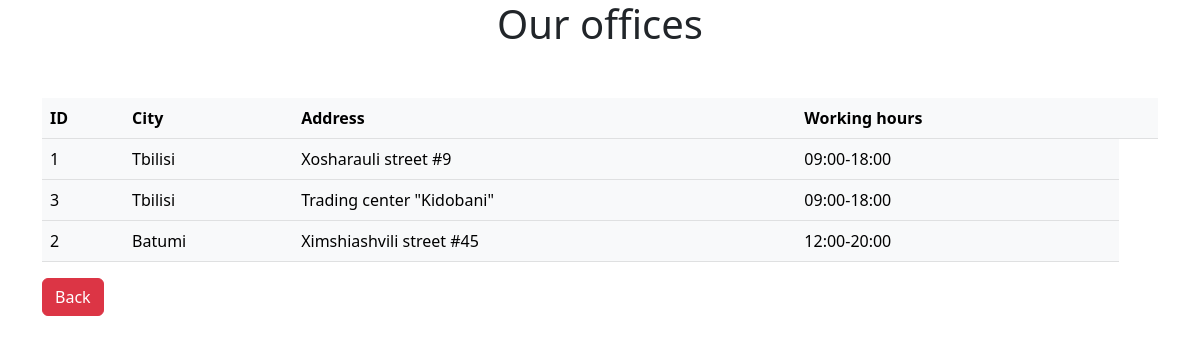
The app's page /viewoffices.php (signed in) with its own data.
### tables this page shows
CREATE TABLE `offices` (
  `id` int(10) NOT NULL,
  `city` varchar(100) DEFAULT NULL,
  `address` varchar(200) DEFAULT NULL,
  `working_hours` varchar(100) DEFAULT NULL
);

### viewoffices.php (the view, shortened to what this page needs)
<!DOCTYPE html>
<html lang="en">
<head>
    <link href="https://cdn.jsdelivr.net/npm/bootstrap@5.3.0-alpha3/dist/css/bootstrap.min.css" rel="stylesheet">
</head>
<body>
<h1 style="text-align:center; margin: 50ox 0ox">Our offices</h1>
    <section style="margin:50px 0px">
        <div class="container">
            <table class="table table-light">
                <thead>
                    <th scope="col">ID</th>
                    <th scope="col">City</th>
                    <th scope="col">Address</th>
                    <th scope="col"> Working hours</th>
                    <th scope="col"></th>
                </thead>
                <tbody>
                    <?php
                    require_once "conn.php";
                    $sql_query = "SELECT * FROM offices order by city desc";
                    if($result=$conn->query($sql_query)){
                        while($row=$result->fetch_assoc()){
                            $Id=$row["id"];
                            $City=$row["city"];
                            $Address=$row["address"];
                            $Time=$row["working_hours"];
                            ?>
                        <tr class="trow">
                            <td><?php echo $Id; ?></td>
                            <td><?php echo $City; ?></td>
                            <td><?php echo $Address; ?></td>
                            <td><?php echo $Time; ?></td>
                        </tr>
                    <?php
                        }
                    }
                    ?>
                </tbody>
            </table>
            <a href="panel.php">
                <button class="btn btn-danger">Back</button>
            </a>
        </div>
    </section>

### records on screen
offices: id "1", city "Tbilisi", address "Xosharauli street #9", working_hours "09:00-18:00"
offices: id "3", city "Tbilisi", address "Trading center \"Kidobani\"", working_hours "09:00-18:00"
offices: id "2", city "Batumi", address "Ximshiashvili street #45", working_hours "12:00-20:00"
